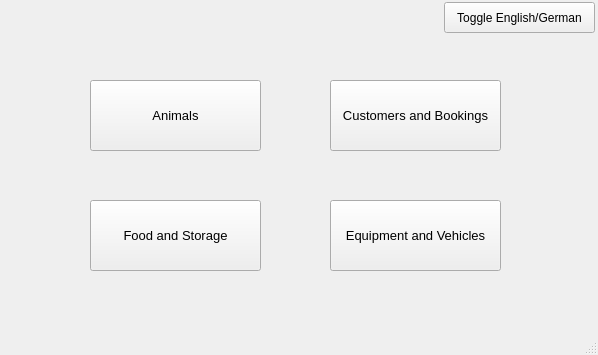
<?xml version="1.0" encoding="UTF-8"?>
<ui version="4.0">
 <class>home_screen</class>
 <widget class="QMainWindow" name="home_screen">
  <property name="geometry">
   <rect>
    <x>0</x>
    <y>0</y>
    <width>598</width>
    <height>355</height>
   </rect>
  </property>
  <property name="windowTitle">
   <string>Home Screen</string>
  </property>
  <widget class="QWidget" name="centralwidget">
   <widget class="QPushButton" name="animal_screen_button">
    <property name="geometry">
     <rect>
      <x>90</x>
      <y>80</y>
      <width>171</width>
      <height>71</height>
     </rect>
    </property>
    <property name="font">
     <font>
      <pointsize>10</pointsize>
     </font>
    </property>
    <property name="text">
     <string>Animals</string>
    </property>
   </widget>
   <widget class="QPushButton" name="cb_screen_button">
    <property name="geometry">
     <rect>
      <x>330</x>
      <y>80</y>
      <width>171</width>
      <height>71</height>
     </rect>
    </property>
    <property name="font">
     <font>
      <pointsize>10</pointsize>
     </font>
    </property>
    <property name="text">
     <string>Customers and Bookings</string>
    </property>
   </widget>
   <widget class="QPushButton" name="ev_screen_button">
    <property name="geometry">
     <rect>
      <x>330</x>
      <y>200</y>
      <width>171</width>
      <height>71</height>
     </rect>
    </property>
    <property name="font">
     <font>
      <pointsize>10</pointsize>
     </font>
    </property>
    <property name="text">
     <string>Equipment and Vehicles</string>
    </property>
   </widget>
   <widget class="QPushButton" name="fs_screen_button">
    <property name="geometry">
     <rect>
      <x>90</x>
      <y>200</y>
      <width>171</width>
      <height>71</height>
     </rect>
    </property>
    <property name="font">
     <font>
      <pointsize>10</pointsize>
     </font>
    </property>
    <property name="text">
     <string>Food and Storage</string>
    </property>
   </widget>
   <widget class="QPushButton" name="toggle_lang_button">
    <property name="geometry">
     <rect>
      <x>444</x>
      <y>2</y>
      <width>151</width>
      <height>31</height>
     </rect>
    </property>
    <property name="text">
     <string>Toggle English/German</string>
    </property>
   </widget>
  </widget>
  <widget class="QMenuBar" name="menubar">
   <property name="geometry">
    <rect>
     <x>0</x>
     <y>0</y>
     <width>598</width>
     <height>21</height>
    </rect>
   </property>
  </widget>
  <widget class="QStatusBar" name="statusbar"/>
 </widget>
 <resources/>
 <connections/>
</ui>
